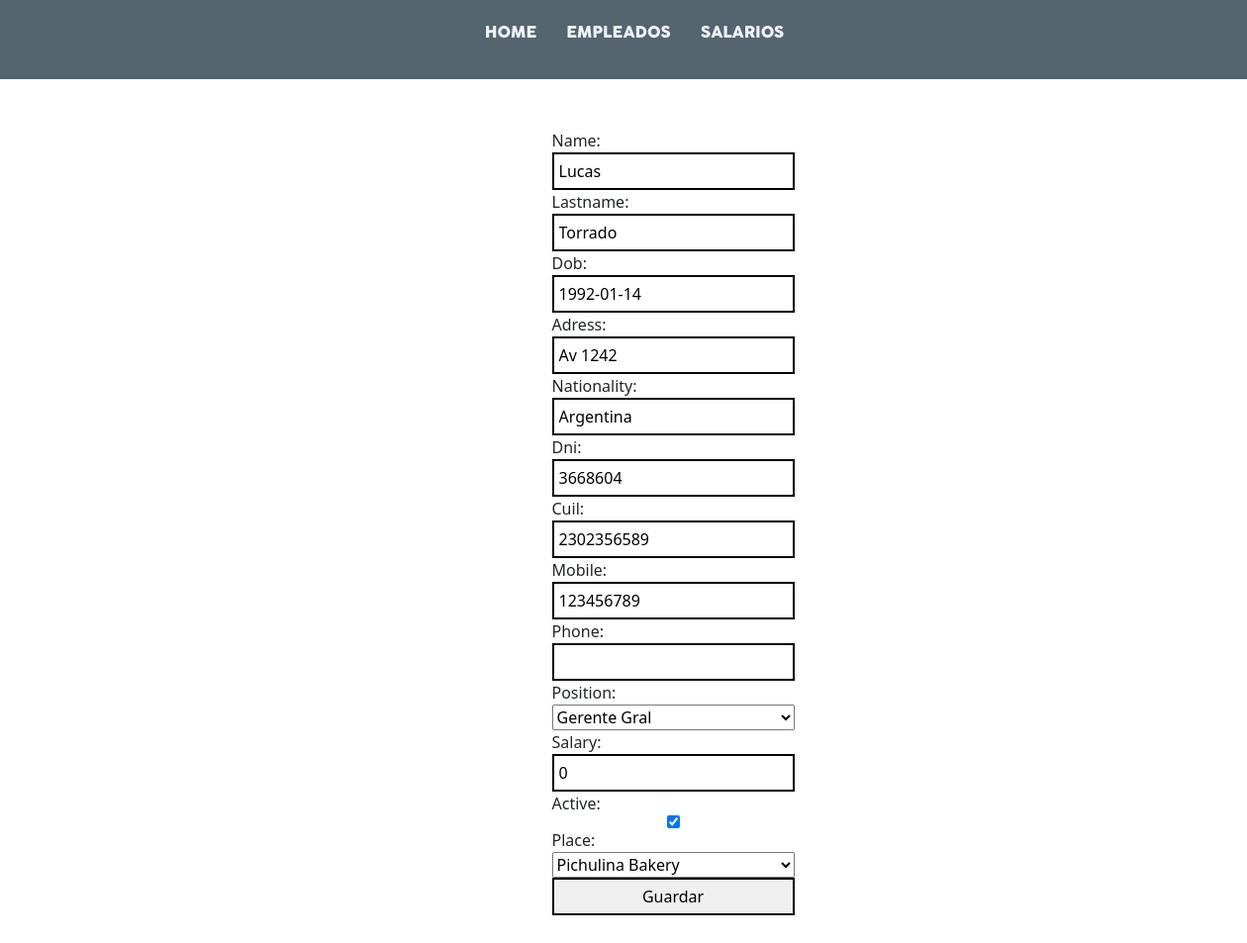
Page /employees/edit/2 on the committed database.
### employees/models.py (models this page shows, shortened)
class Employee(models.Model):
    id = models.AutoField(primary_key=True)
    name = models.CharField(max_length=50,blank=False,null=False)
    lastname = models.CharField(max_length=50,blank=False,null=False)
    dob = models.DateField(blank=False,null=False,)
    adress = models.CharField(max_length=100,blank=False,null=False)
    nationality = models.CharField(max_length=50, blank=False,null=False)
    dni = models.IntegerField(blank=False,null=False)
    cuil = models.IntegerField(blank=False,null=False)
    mobile = models.IntegerField(blank=False,null=False)
    phone = models.IntegerField(blank=True,null=True)
    position = models.ForeignKey(Position,on_delete=models.CASCADE) #Relacion uno a muchos
    salary = models.IntegerField(blank=False,null=False)
    active = models.BooleanField()
    place = models.ForeignKey(WorkPlace,on_delete=models.CASCADE)

class Position(models.Model):
    name = models.CharField(blank=False,null=False, max_length=50)
    description = models.TextField(blank=False,null=True)
    def __str__(self):
        return self.name

class WorkPlace(models.Model):
    name = models.CharField(max_length=100,blank=False,null=False)
    adress = models.CharField(max_length= 100,blank=False,null=False)
    phone =  models.IntegerField(blank=False,null=False)
    def __str__(self):
        return self.name

### employees/views.py (the view)
# urls.py: path("edit/<int:id>",views.edit, name="employee_edit"),
def edit(request, id):
    employee = Employee.objects.get(id=id)
    if(request.method =='GET'):
        employee = Employee.objects.get(id=id)
        form = EmployeeForm(instance=employee)
        context = {
            'id':id,
            'form':form
        }
        return  render(request,'employees/edit.html',context)
    if(request.method =='POST'):
        form = EmployeeForm(request.POST,instance=employee)
        form.save()
        return redirect('employees')

### employees/forms.py
class EmployeeForm(ModelForm):
    class Meta:
        model = Employee
        fields = '__all__'

### templates/employees/edit.html (shortened to what this page needs)
{% extends 'layout/base.html' %}
{% load static %}
{% block 'styles' %}
<link rel="stylesheet" href="{% static 'css/form.css' %}">
{% endblock 'styles' %}
{% block 'content' %}
<form action="{% url 'employee_edit' id=id %}" method="POST">
    {{form.as_table}}
    <input type="submit" value="Guardar">
</form>
{% endblock 'content' %}

### static/css/style.css (style rules this page uses)
:root { --color-primary:#f0f2f5; --color-text: #54656f; --font-main: Cocogoose; --font-text: CocogooseLight; }
* { margin: 0; padding: 0; box-sizing: border-box; }

### static/css/form.css (style rules this page uses)
form { display: flex; flex-direction: column; }
input { outline: none; box-shadow: none; border: 2px solid black; padding: 5px; }

### rows in the picture
Employee: name "Lucas", lastname "Torrado", dob "1992-01-14", adress "Av 1242", nationality "Argentina", dni "3668604", cuil "2302356589", mobile "123456789", position "Gerente Gral", salary "0", active "☑", place "Pichulina Bakery"
